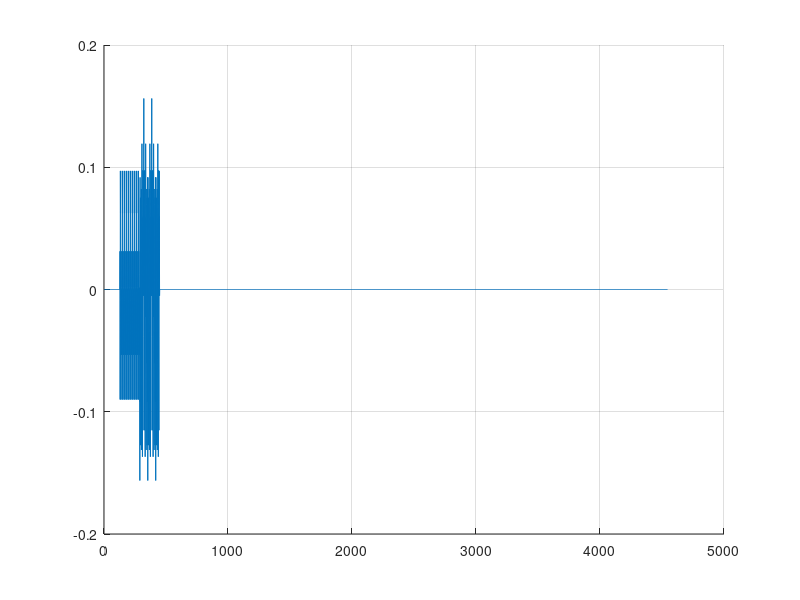
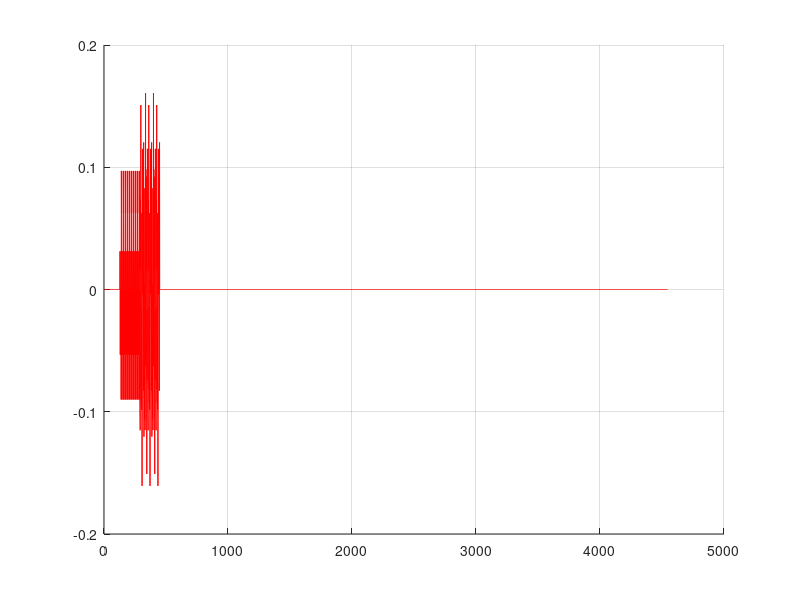

Here is the MATLAB script that generated these plots, in order: (Note: this script raises an error after producing the figures.)
clc;
close all;

data_type_int16 = 1;

#12/52 carrier used + DC
ramp = [];

for i=1:256
 ramp = [ramp (i*1/300)];
endfor

short_ts_f = [0,0,0,0,0,0,0,0,1+j,0,0,0,-1-j,0,0,0,1+j,0,0,0,-1-j,0,0,0,-1-j,0,0,0,1+j,0,0,0,0,0,0,0,-1-j,0,0,0,-1-j,0,0,0,1+j,0,0,0,1+j,0,0,0,1+j,0,0,0,1+j,0,0,0,0,0,0,0];
long_ts_f = [1 1 -1 -1 1 1 -1 1 -1 1 1 1 1 1 1 -1 -1 1 1 -1 1 -1 1 1 1 1 0 1 -1 -1 1 1 -1 1 -1 1 -1 -1 -1 -1 -1 1 1 -1 -1 1 -1 1 -1 1 1 1 1];
ifft_data = [long_ts_f(27:end) 0 0 0 0 0 0 0 0 0 0 0 long_ts_f(1:26)];
long_ts_t = ifft(ifft_data);

#figure;
#hold on;
#grid on;

#plot(abs(long_ts_t));
#plot(real(long_ts_t),'r');
#plot(imag(long_ts_t),'g');

short_ts_f = ifftshift(short_ts_f);
short_ts_t = ifft(short_ts_f);

test_data = [];
for i=1:10
  test_data = [test_data short_ts_t(1:(64/4))];
endfor
size(long_ts_t(end-31:end))
test_data = [zeros(1,128) test_data long_ts_t(end-31:end) long_ts_t long_ts_t zeros(1,4096)];
#test_data = [zeros(1,128) test_data ramp zeros(1,1024)];

#test_data = awgn(test_data, 60);

##### Add frequency offset
#test_data = add_freq_offset(test_data, 0.001);

figure;
hold on;
grid on;
plot(real(test_data));
figure;
hold on;
grid on;
plot(imag(test_data), 'r');

[D, f, corr, power, frame_start, d_f, sig_out, sig_out_corr] = schmidl_corr(test_data, 32);

figure
hold on;
#plot(abs(corr));
plot(arg(corr), 'b');
#plot(power, 'r');
plot(D,'r')

if(data_type_int16)
  test_data = test_data .* ((2^15)-1);
endif

interleave = [];
index = 1;
for i=1:(length(test_data))
  interleave(index) = real(test_data(i));
  interleave(index+1) = imag(test_data(i)); 
  index = index + 2; 
endfor

if(data_type_int16)
  fileId = fopen('test-int16.bin', 'w');
  fwrite(fileId, interleave, 'int16');
else
  fileId = fopen('test-float.bin', 'w');
  fwrite(fileId, interleave, 'float');
endif

fclose(fileId);